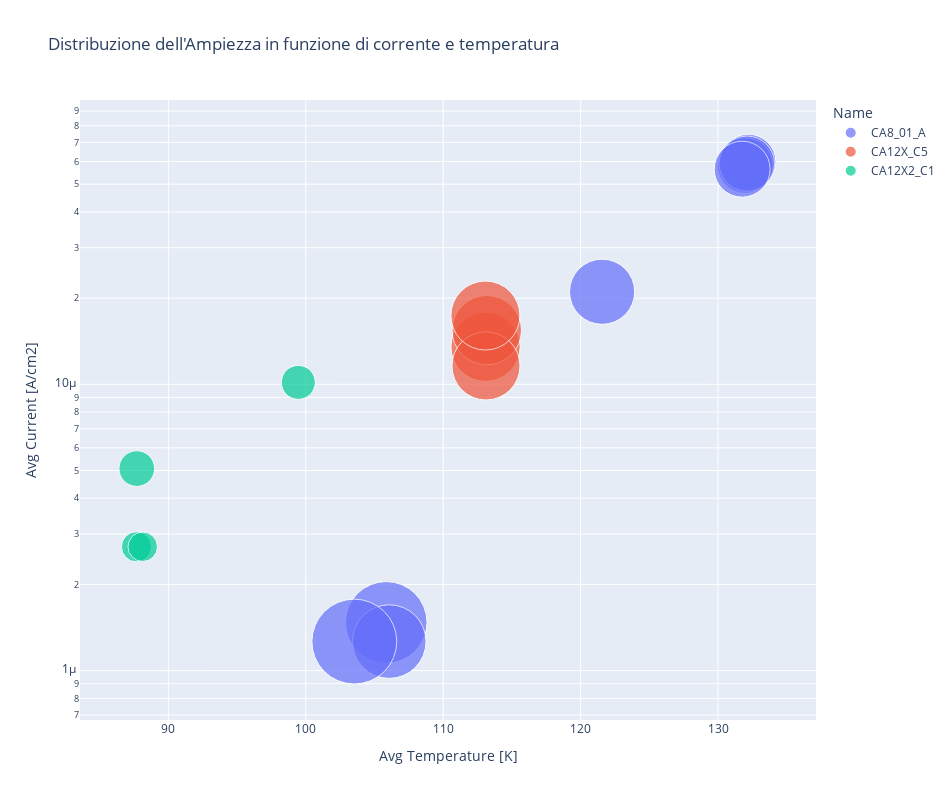
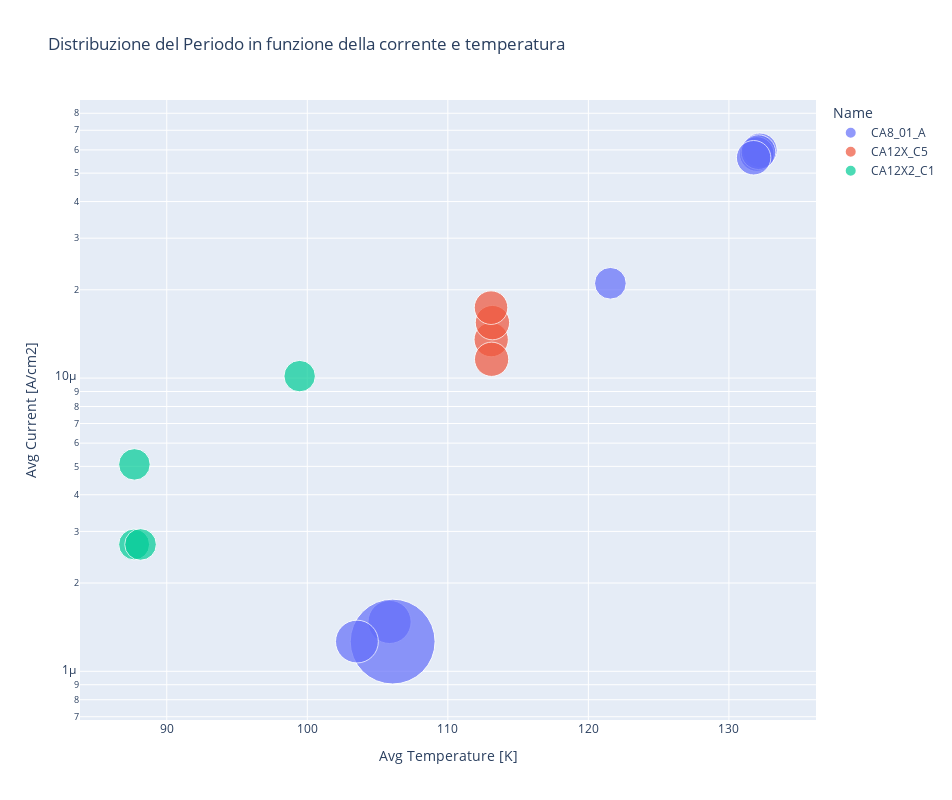

The cell these charts' notebook holds for them, in order:
### Markdown cell above
### Distribuzione delle oscillazioni in funzione di corrente e temperatura

### Code cell
# Ampiezza media delle oscillazioni del campo elettrico in funzione della corrente e temperatura media
fig = px.scatter(df_fixed, x='Avg Temperature [K]', y='Avg Current [A/cm2]', size='Avg Osc Amplitude [V/cm]', 
color="Name", hover_name="Experiment", log_y=True, size_max=60, 
width=952, height=800,
labels={'x':'Average Temperature [°K]', 'y':'Current Density J [A/cm2]', 'color':'Sample', 'size':'Average Amplitude E [V/cm]'}, 
title='Distribuzione dell\'Ampiezza in funzione di corrente e temperatura')
fig.show()

#Periodo medio delle oscillazioni in funzione della corrente e temperatura media
fig = px.scatter(df_fixed, x='Avg Temperature [K]', y='Avg Current [A/cm2]', size='Avg Osc Period [ms]', 
color="Name", hover_name="Experiment", log_y=True, size_max=60,
width=952, height=800,  
labels={'x':'Average Temperature [°K]', 'y':'Current Density J [A/cm2]', 'color':'Sample', 'size':'Average Width [ms]'}, 
title='Distribuzione del Periodo in funzione della corrente e temperatura')
fig.show()

### Figure 1 — Plotly figure (JSON) as saved in the notebook; plotly's stock layout.template omitted (floating-point values rounded to 4 significant figures)
{"data": [{"hovertemplate": "<b>%{hovertext}</b><br><br>Name=CA8_01_A<br>Avg Temperature [K]=%{x}<br>Avg Current [A/cm2]=%{y}<br>Avg Osc Amplitude [V/cm]=%{marker.size}<extra></extra>", "hovertext": ["CA8_01_A_square_waveform_value_3.5e-08A-20220422142852", "CA8_01_A_at_fixed_current_5e-7A-20220422113350", "CA8_01_A_at_fixed_current_1.42e-6A-20220421121309", "CA8_01_A_square_waveform_value_3e-08A-20220422141850", "CA8_01_A_at_fixed_current_3e-8A-20220422093131", "CA8_01_A_at_fixed_current_1.38e-6A-20220421120616", "CA8_01_A_at_fixed_current_1.40e-6A-20220421120923", "CA8_01_A_at_fixed_current_1.34e-6A-20220421120127"], "legendgroup": "CA8_01_A", "marker": {"color": "#636efa", "size": [645.1, 411.2, 296.8, 523.9, 696.4, 299.4, 297.7, 302.6], "sizemode": "area", "sizeref": 0.1935, "symbol": "circle"}, "mode": "markers", "name": "CA8_01_A", "orientation": "v", "showlegend": true, "type": "scatter", "x": [105.9, 121.6, 132.2, 106.1, 103.5, 132.0, 132.1, 131.8], "xaxis": "x", "y": [1.474e-06, 2.105e-05, 5.979e-05, 1.263e-06, 1.263e-06, 5.811e-05, 5.895e-05, 5.642e-05], "yaxis": "y"}, {"hovertemplate": "<b>%{hovertext}</b><br><br>Name=CA12X_C5<br>Avg Temperature [K]=%{x}<br>Avg Current [A/cm2]=%{y}<br>Avg Osc Amplitude [V/cm]=%{marker.size}<extra></extra>", "hovertext": ["CA12X_C5_at_fixed_current_3.5e-7A-20220413144545", "CA12X_C5_at_fixed_current_4e-7A-20220413143802", "CA12X_C5_at_fixed_current_3e-7A-20220413144233", "CA12X_C5_at_fixed_current_4.5e-7A-20220413144649"], "legendgroup": "CA12X_C5", "marker": {"color": "#EF553B", "size": [464.9, 466.8, 448.9, 460.4], "sizemode": "area", "sizeref": 0.1935, "symbol": "circle"}, "mode": "markers", "name": "CA12X_C5", "orientation": "v", "showlegend": true, "type": "scatter", "x": [113.1, 113.2, 113.1, 113.1], "xaxis": "x", "y": [1.352e-05, 1.546e-05, 1.159e-05, 1.739e-05], "yaxis": "y"}, {"hovertemplate": "<b>%{hovertext}</b><br><br>Name=CA12X2_C1<br>Avg Temperature [K]=%{x}<br>Avg Current [A/cm2]=%{y}<br>Avg Osc Amplitude [V/cm]=%{marker.size}<extra></extra>", "hovertext": ["CA12X2_C1_current_square_waveform_value_1.6e-07A-20220428171247", "CA12X2_C1_at_fixed_current_1.6e-7A-20220428174333", "CA12X2_C1_current_square_waveform_value_3e-07A-20220428163159", "CA12X2_C1_at_fixed_current_6e-7A-20220428175416"], "legendgroup": "CA12X2_C1", "marker": {"color": "#00cc96", "size": [87.82, 83.93, 123.3, 111.8], "sizemode": "area", "sizeref": 0.1935, "symbol": "circle"}, "mode": "markers", "name": "CA12X2_C1", "orientation": "v", "showlegend": true, "type": "scatter", "x": [87.68, 88.13, 87.7, 99.45], "xaxis": "x", "y": [2.708e-06, 2.708e-06, 5.078e-06, 1.016e-05], "yaxis": "y"}], "layout": {"height": 800, "legend": {"itemsizing": "constant", "title": {"text": "Name"}, "tracegroupgap": 0}, "title": {"text": "Distribuzione dell'Ampiezza in funzione di corrente e temperatura"}, "width": 952, "xaxis": {"anchor": "y", "domain": [0, 1], "title": {"text": "Avg Temperature [K]"}}, "yaxis": {"anchor": "x", "domain": [0, 1], "title": {"text": "Avg Current [A/cm2]"}, "type": "log"}}}

### Figure 2 — Plotly figure (JSON) as saved in the notebook; plotly's stock layout.template omitted (floating-point values rounded to 4 significant figures)
{"data": [{"hovertemplate": "<b>%{hovertext}</b><br><br>Name=CA8_01_A<br>Avg Temperature [K]=%{x}<br>Avg Current [A/cm2]=%{y}<br>Avg Osc Period [ms]=%{marker.size}<extra></extra>", "hovertext": ["CA8_01_A_square_waveform_value_3.5e-08A-20220422142852", "CA8_01_A_at_fixed_current_5e-7A-20220422113350", "CA8_01_A_at_fixed_current_1.42e-6A-20220421121309", "CA8_01_A_square_waveform_value_3e-08A-20220422141850", "CA8_01_A_at_fixed_current_3e-8A-20220422093131", "CA8_01_A_at_fixed_current_1.38e-6A-20220421120616", "CA8_01_A_at_fixed_current_1.40e-6A-20220421120923", "CA8_01_A_at_fixed_current_1.34e-6A-20220421120127"], "legendgroup": "CA8_01_A", "marker": {"color": "#636efa", "size": [4108.0, 2214.0, 2642.0, 15870.0, 4044.0, 2645.0, 2643.0, 2618.0], "sizemode": "area", "sizeref": 4.408, "symbol": "circle"}, "mode": "markers", "name": "CA8_01_A", "orientation": "v", "showlegend": true, "type": "scatter", "x": [105.9, 121.6, 132.2, 106.1, 103.5, 132.0, 132.1, 131.8], "xaxis": "x", "y": [1.474e-06, 2.105e-05, 5.979e-05, 1.263e-06, 1.263e-06, 5.811e-05, 5.895e-05, 5.642e-05], "yaxis": "y"}, {"hovertemplate": "<b>%{hovertext}</b><br><br>Name=CA12X_C5<br>Avg Temperature [K]=%{x}<br>Avg Current [A/cm2]=%{y}<br>Avg Osc Period [ms]=%{marker.size}<extra></extra>", "hovertext": ["CA12X_C5_at_fixed_current_3.5e-7A-20220413144545", "CA12X_C5_at_fixed_current_4e-7A-20220413143802", "CA12X_C5_at_fixed_current_3e-7A-20220413144233", "CA12X_C5_at_fixed_current_4.5e-7A-20220413144649"], "legendgroup": "CA12X_C5", "marker": {"color": "#EF553B", "size": [2597.0, 2605.0, 2589.0, 2489.0], "sizemode": "area", "sizeref": 4.408, "symbol": "circle"}, "mode": "markers", "name": "CA12X_C5", "orientation": "v", "showlegend": true, "type": "scatter", "x": [113.1, 113.2, 113.1, 113.1], "xaxis": "x", "y": [1.352e-05, 1.546e-05, 1.159e-05, 1.739e-05], "yaxis": "y"}, {"hovertemplate": "<b>%{hovertext}</b><br><br>Name=CA12X2_C1<br>Avg Temperature [K]=%{x}<br>Avg Current [A/cm2]=%{y}<br>Avg Osc Period [ms]=%{marker.size}<extra></extra>", "hovertext": ["CA12X2_C1_current_square_waveform_value_1.6e-07A-20220428171247", "CA12X2_C1_at_fixed_current_1.6e-7A-20220428174333", "CA12X2_C1_current_square_waveform_value_3e-07A-20220428163159", "CA12X2_C1_at_fixed_current_6e-7A-20220428175416"], "legendgroup": "CA12X2_C1", "marker": {"color": "#00cc96", "size": [2113.0, 2203.0, 2189.0, 2183.0], "sizemode": "area", "sizeref": 4.408, "symbol": "circle"}, "mode": "markers", "name": "CA12X2_C1", "orientation": "v", "showlegend": true, "type": "scatter", "x": [87.68, 88.13, 87.7, 99.45], "xaxis": "x", "y": [2.708e-06, 2.708e-06, 5.078e-06, 1.016e-05], "yaxis": "y"}], "layout": {"height": 800, "legend": {"itemsizing": "constant", "title": {"text": "Name"}, "tracegroupgap": 0}, "title": {"text": "Distribuzione del Periodo in funzione della corrente e temperatura"}, "width": 952, "xaxis": {"anchor": "y", "domain": [0, 1], "title": {"text": "Avg Temperature [K]"}}, "yaxis": {"anchor": "x", "domain": [0, 1], "title": {"text": "Avg Current [A/cm2]"}, "type": "log"}}}
